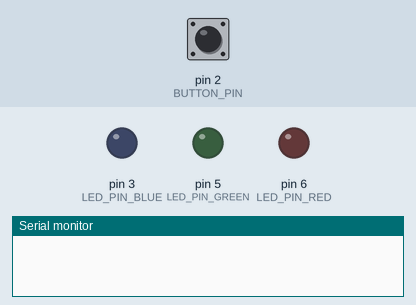
The sketch below on a simulated Arduino Uno, built with avr-gcc and run on an emulated ATmega328P. Shown: output pins drawn as LEDs (lit = HIGH), the last lines printed to the serial monitor. Dashed ring = blinking. The inputs (shaded band) are chosen by the test bench; at power-on: pin 2 (BUTTON_PIN) HIGH.

Above: at 1.2 s.
1.3 s: pin 2 (BUTTON_PIN) pulled LOW for 1 s
At 2.1 s:
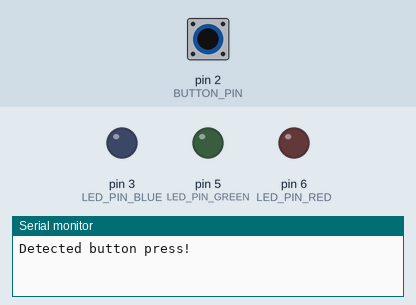
3.8 s: pin 2 (BUTTON_PIN) pulled LOW for 3.2 s
At 6.86 s:
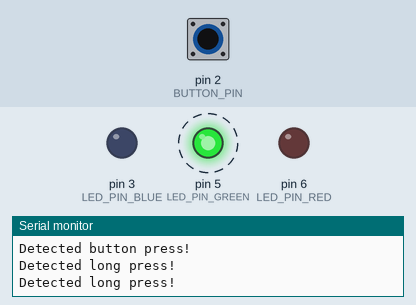
8.5 s: pin 2 (BUTTON_PIN) pulsed LOW 2 times (0.12 s each, 0.3 s apart)
At 8.89 s:
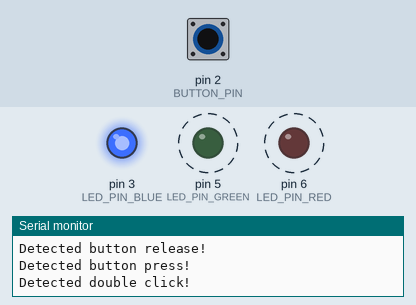
Timing chart, 0 to 11.5 s (numbered marks = the images above; inputs shaded):
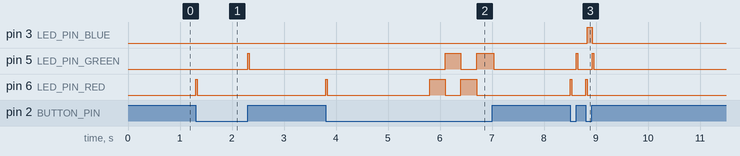

The sketch:

2_3.ino
```cpp
#define BUTTON_PIN 2
#define LED_PIN_RED 6
#define LED_PIN_GREEN 5
#define LED_PIN_BLUE 3

/*
Write a program that will handle different actions to different states of a button:

when pressed down, it flashes a red LED once
when releasing it flashes a green LED once
when the pushbutton is pressed for a long time - at least 2 seconds - and the green and red LEDs flash alternately
recognises a double-click of the button (two short presses in quick succession) followed by flashing of the blue LED

For all the above situations, the corresponding event recognition messages should be displayed on the terminal.
*/

int redLedState = LOW;
int greenLedState = LOW;
int blueRedState = LOW;

int buttonState;
int lastButtonState = HIGH;

unsigned long lastDebounceTime = 0;
unsigned long debounceDelay = 50;
unsigned long pressedInTime = 0;
unsigned long lastPressedTime = 0;

int counter = 0;
int redFlashesLeft = 0;
int greenFlashesLeft = 0;

unsigned long alternateFlashingDelay = 300;

unsigned long clickCounter = 0;


void setup()
{
  Serial.begin(9600);

  pinMode(BUTTON_PIN, INPUT_PULLUP);

  pinMode(LED_PIN_RED, OUTPUT);
  pinMode(LED_PIN_GREEN, OUTPUT);
  pinMode(LED_PIN_BLUE, OUTPUT);

  digitalWrite(LED_PIN_RED, redLedState);
  digitalWrite(LED_PIN_GREEN, greenLedState);
  digitalWrite(LED_PIN_BLUE, blueRedState);
}

void loop()
{
  if(lastPressedTime > 0 && clickCounter == 2 && millis() - lastPressedTime < 500) {
    Serial.println("Detected double click!");

    digitalWrite(LED_PIN_BLUE, HIGH);
    delay(100);
    digitalWrite(LED_PIN_BLUE, LOW);
    lastPressedTime = 0;
  } else if (millis() - lastPressedTime >= 500) {
    clickCounter = 0;
  }

  if (pressedInTime > 0 && millis() - pressedInTime > 2000)
  {
    Serial.println("Detected long press!");

    digitalWrite(LED_PIN_GREEN, LOW);
    digitalWrite(LED_PIN_RED, HIGH);
    delay(alternateFlashingDelay);
    digitalWrite(LED_PIN_GREEN, HIGH);
    digitalWrite(LED_PIN_RED, LOW);
    delay(alternateFlashingDelay);
  }

  int reading = digitalRead(BUTTON_PIN);

  if (reading != lastButtonState)
  {
    lastDebounceTime = millis();
  }

  if ((millis() - lastDebounceTime) > debounceDelay)
  {
    if (reading != buttonState)
    {
      buttonState = reading;
    }
  }

  digitalWrite(LED_PIN_RED, redLedState);

  if(reading != lastButtonState) {
    if(reading == LOW) {
      Serial.println("Detected button press!");
      pressedInTime = millis();
      lastPressedTime = millis();
      clickCounter++;
      digitalWrite(LED_PIN_RED, HIGH);
      delay(30);
      digitalWrite(LED_PIN_RED, LOW);
    } else {
      Serial.println("Detected button release!");
      pressedInTime = 0;
      digitalWrite(LED_PIN_GREEN, HIGH);
      delay(30);
      digitalWrite(LED_PIN_GREEN, LOW);
    }

  }

  lastButtonState = reading;
}
```

Measured:
- after the input at 1.3 s, pin 5 (LED_PIN_GREEN): LOW → HIGH after 1.0 s, → LOW 0.03 s later; pin 6 (LED_PIN_RED): LOW → HIGH at once, → LOW 0.03 s later
- after the input at 3.8 s, pin 5 (LED_PIN_GREEN): alternates HIGH for 0.32 s and LOW for 0.30 s, 4 changes in all, then stays LOW, starting after 2.3 s; pin 6 (LED_PIN_RED): goes HIGH 0.03 s, LOW 2.0 s, HIGH 0.30 s, LOW 0.30 s, HIGH 0.30 s, then LOW, starting at once
- after the input at 8.5 s, pin 3 (LED_PIN_BLUE): LOW → HIGH after 0.33 s, → LOW 0.10 s later; pin 5 (LED_PIN_GREEN): alternates HIGH for 0.03 s and LOW for 0.28 s, 4 changes in all, then stays LOW, starting after 0.12 s; pin 6 (LED_PIN_RED): alternates HIGH for 0.03 s and LOW for 0.27 s, 4 changes in all, then stays LOW, starting at once
